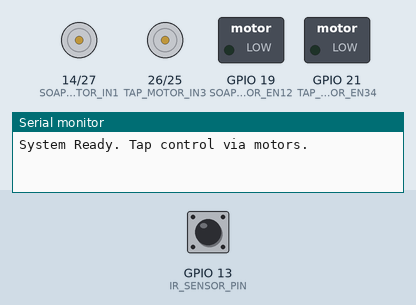
Recording of a sketch running on a simulated ESP32. On the bench: motor-driver pin pairs drawn as motors (green arrow = first pin HIGH = forward, orange = second pin HIGH = backward, longer = more drive), switched loads named in the sketch (green lamp = pin HIGH), the last lines printed to the serial monitor. The test bench sets the inputs (shaded band); at power-on: GPIO 13 (IR_SENSOR_PIN) HIGH.

Above: at 1.2 s.
1.3 s: GPIO 13 (IR_SENSOR_PIN) driven LOW
At 2.3 s:
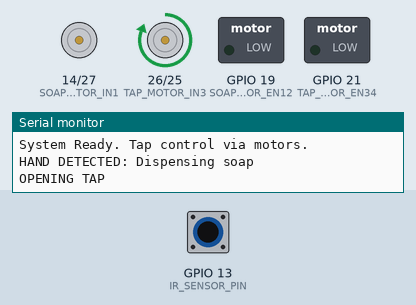
4.3 s: GPIO 13 (IR_SENSOR_PIN) driven HIGH
At 5.0 s:
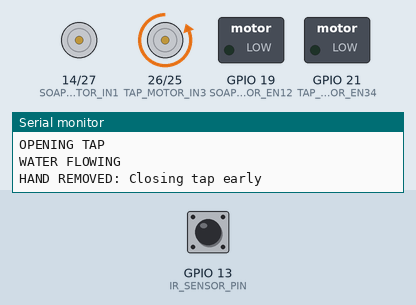
7.3 s: GPIO 13 (IR_SENSOR_PIN) pulsed LOW 5 times (0.12 s each, 0.3 s apart)
At 7.7 s:
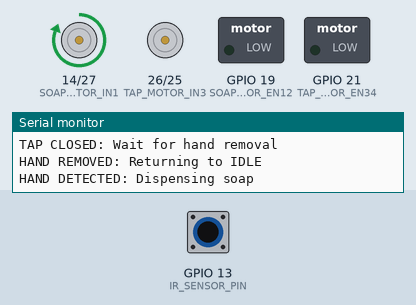
Timing chart, 0 to 10.6 s (numbered marks = the images above; inputs shaded):
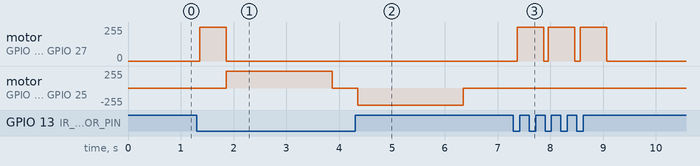

Measured:
- after the input at 1.3 s, motor on GPIO 14 (SOAP_MOTOR_IN1) / GPIO 27 (SOAP_MOTOR_IN2): stopped → forward 255/255 after 0.06 s, → stopped 0.51 s later; motor on GPIO 26 (TAP_MOTOR_IN3) / GPIO 25 (TAP_MOTOR_IN4): stopped → forward 255/255 after 0.56 s, → stopped 2.0 s later
- after the input at 4.3 s, motor on GPIO 26 (TAP_MOTOR_IN3) / GPIO 25 (TAP_MOTOR_IN4): stopped → backward 255/255 after 0.05 s, → stopped 2.0 s later
- after the input at 7.3 s, motor on GPIO 14 (SOAP_MOTOR_IN1) / GPIO 27 (SOAP_MOTOR_IN2): alternates forward 255/255 for 0.51 s and stopped for 0.09 s, 6 changes in all, then stays stopped, starting after 0.07 s

The sketch:

sketch_aug4a.ino
```cpp
/*
 * Automatic Hand-Washing Machine with Motorized Tap
 * Uses L293D for both soap dispenser and tap control
 *
 * Wiring:
 *   IR Sensor: GPIO13 (Active-LOW)
 *   Soap Motor: IN1=GPIO14, IN2=GPIO27 (L293D Channel 1)
 *   Tap Motor:  IN3=GPIO26, IN4=GPIO25 (L293D Channel 2)
 *
 * States:
 *   IDLE → SOAP_DISPENSE → TAP_OPEN → WATER_ON → TAP_CLOSE → WAIT_REMOVAL
 */

#include <Arduino.h>

// Pins
const int IR_SENSOR_PIN = 13;
const int SOAP_MOTOR_IN1 = 14;
const int SOAP_MOTOR_IN2 = 27;
const int TAP_MOTOR_IN3 = 26;
const int TAP_MOTOR_IN4 = 25;
const int SOAP_MOTOR_EN12 = 19;
const int TAP_MOTOR_EN34 = 21;

// Timing (ms)
const unsigned long SOAP_TIME = 500;
const unsigned long TAP_OPEN_TIME = 2000;
const unsigned long TAP_CLOSE_TIME = 2000;
const unsigned long WATER_TIME = 20000;
const unsigned long DEBOUNCE_DELAY = 50;

// State Machine
enum State {
  STATE_IDLE,
  STATE_SOAP_DISPENSE,
  STATE_TAP_OPEN,
  STATE_WATER_ON,
  STATE_TAP_CLOSE,
  STATE_WAIT_REMOVAL
};
State currentState = STATE_IDLE;

// Timers
unsigned long stateStartTime = 0;
int debouncedSensorValue = HIGH;
int lastSensorValue = HIGH;
unsigned long lastDebounceTime = 0;

void setup() {
  Serial.begin(115200);

  // Initialize pins
  pinMode(IR_SENSOR_PIN, INPUT_PULLUP);
  pinMode(SOAP_MOTOR_IN1, OUTPUT);
  pinMode(SOAP_MOTOR_IN2, OUTPUT);
  pinMode(TAP_MOTOR_IN3, OUTPUT);
  pinMode(TAP_MOTOR_IN4, OUTPUT);
  pinMode(SOAP_MOTOR_EN12, OUTPUT);
  pinMode(TAP_MOTOR_EN34, OUTPUT);

  // Ensure motors are off
  stopSoapMotor();
  stopTapMotor();

  Serial.println("System Ready. Tap control via motors.");
}

void loop() {
  int sensorReading = digitalRead(IR_SENSOR_PIN);
  debounceSensor(sensorReading);

  switch(currentState) {
    case STATE_IDLE:
      handleIdle();
      break;
    case STATE_SOAP_DISPENSE:
      handleSoapDispense();
      break;
    case STATE_TAP_OPEN:
      handleTapOpen();
      break;
    case STATE_WATER_ON:
      handleWaterOn();
      break;
    case STATE_TAP_CLOSE:
      handleTapClose();
      break;
    case STATE_WAIT_REMOVAL:
      handleWaitRemoval();
      break;
  }
  delay(10);
}

// Debounce IR sensor
void debounceSensor(int currentReading) {
  if (currentReading != lastSensorValue) {
    lastDebounceTime = millis();
  }
  if ((millis() - lastDebounceTime) > DEBOUNCE_DELAY) {
    debouncedSensorValue = currentReading;
  }
  lastSensorValue = currentReading;
}

bool isHandPresent() {
  return (debouncedSensorValue == LOW); // Active-LOW
}

void stopSoapMotor() {
  digitalWrite(SOAP_MOTOR_IN1, LOW);
  digitalWrite(SOAP_MOTOR_IN2, LOW);
}

void dispenseSoap() {
  digitalWrite(SOAP_MOTOR_IN1, HIGH); // Forward
  digitalWrite(SOAP_MOTOR_IN2, LOW);
}

void stopTapMotor() {
  digitalWrite(TAP_MOTOR_IN3, LOW);
  digitalWrite(TAP_MOTOR_IN4, LOW);
}

void openTap() {
  digitalWrite(TAP_MOTOR_IN3, HIGH); // Open direction
  digitalWrite(TAP_MOTOR_IN4, LOW);
}

void closeTap() {
  digitalWrite(TAP_MOTOR_IN3, LOW);
  digitalWrite(TAP_MOTOR_IN4, HIGH); // Close direction
}

//--- State Handlers ---//
void handleIdle() {
  if (isHandPresent()) {
    Serial.println("HAND DETECTED: Dispensing soap");
    currentState = STATE_SOAP_DISPENSE;
    stateStartTime = millis();
    dispenseSoap();
  }
}

void handleSoapDispense() {
  if (millis() - stateStartTime >= SOAP_TIME) {
    stopSoapMotor();
    if (isHandPresent()) {
      Serial.println("OPENING TAP");
      currentState = STATE_TAP_OPEN;
      stateStartTime = millis();
      openTap();
    } else {
      Serial.println("HAND REMOVED EARLY: Skipping water");
      currentState = STATE_WAIT_REMOVAL;
    }
  }
}

void handleTapOpen() {
  if (millis() - stateStartTime >= TAP_OPEN_TIME) {
    stopTapMotor();
    Serial.println("WATER FLOWING");
    currentState = STATE_WATER_ON;
    stateStartTime = millis();
  }
}

void handleWaterOn() {
  // Emergency stop if hand removed
  if (!isHandPresent()) {
    Serial.println("HAND REMOVED: Closing tap early");
    currentState = STATE_TAP_CLOSE;
    stateStartTime = millis();
    closeTap();
  }
  // Normal timeout
  else if (millis() - stateStartTime >= WATER_TIME) {
    Serial.println("WATER TIME COMPLETE: Closing tap");
    currentState = STATE_TAP_CLOSE;
    stateStartTime = millis();
    closeTap();
  }
}

void handleTapClose() {
  if (millis() - stateStartTime >= TAP_CLOSE_TIME) {
    stopTapMotor();
    Serial.println("TAP CLOSED: Wait for hand removal");
    currentState = STATE_WAIT_REMOVAL;
  }
}

void handleWaitRemoval() {
  if (!isHandPresent()) {
    Serial.println("HAND REMOVED: Returning to IDLE");
    currentState = STATE_IDLE;
  }
} 
```
